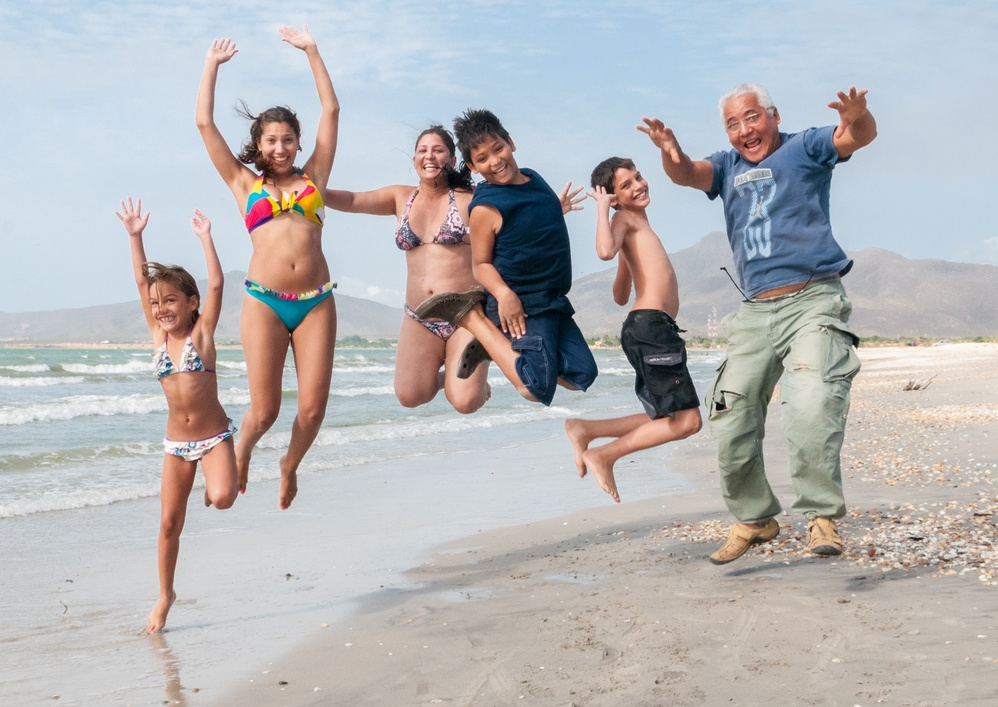
#> input picture Kod/peoples.jpg, 998 x 707 px, shrunk from 2691 x 1905 before the run, given in place of the camera
$ python zad_11.py
#> lines starting #> are read from the running program, lines starting #| are printed output that depends on the picture
import numpy as np
import cv2

# multiple cascades: https://github.com/Itseez/opencv/tree/master/data/haarcascades

face_cascade = cv2.CascadeClassifier('haarcascade_frontalface_default.xml')
cap = cv2.VideoCapture(0)

while 1:
    ret, img = cap.read()
#> img is the input picture: shape (707, 998, 3); mean B, G, R 182.9, 182, 183.4
    gray = cv2.cvtColor(img, cv2.COLOR_BGR2GRAY)
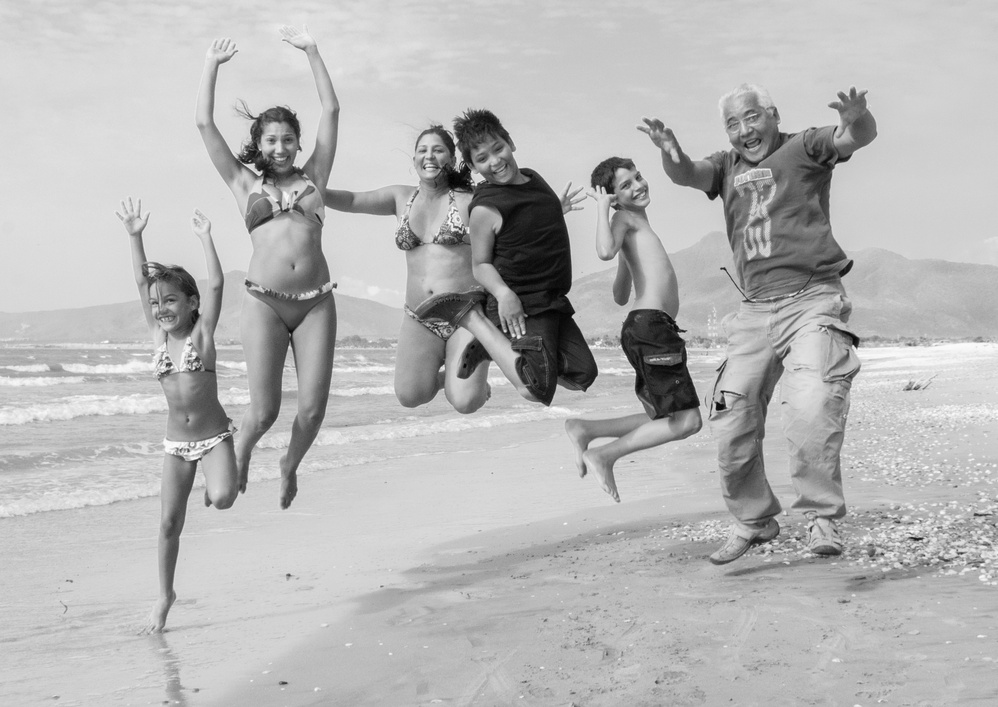
#> gray: shape (707, 998); min 1, max 254, mean 182.5
    faces = face_cascade.detectMultiScale(gray, 1.3, 5)
#> faces = [[408, 132, 45, 45], [254, 122, 50, 50]]


    for (x,y,w,h) in faces:

        crop = img[y:y+h, x:x+w]
        rotated=cv2.rotate(crop, cv2.ROTATE_180)

        cv2.rectangle(rotated,(x,y),(x+w,y+h),(0,0,255),2)
#> this loop made 2 passes
#> pass 1, `crop = img[y:y+h, x:x+w]`:
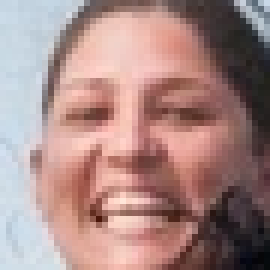
#> crop: shape (45, 45, 3) (shown 6 times larger); mean B, G, R 132.8, 136.1, 167.8
#> pass 1, `rotated=cv2.rotate(crop, cv2.ROTATE_180)`:
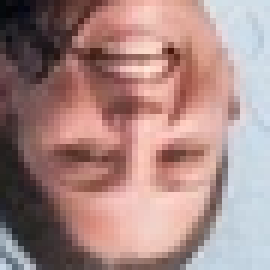
#> rotated: shape (45, 45, 3) (shown 6 times larger); mean B, G, R 132.8, 136.1, 167.8
#> pass 2, `crop = img[y:y+h, x:x+w]`:
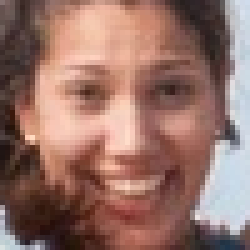
#> crop: shape (50, 50, 3) (shown 5 times larger); mean B, G, R 104.2, 113.7, 150.9
#> pass 2, `rotated=cv2.rotate(crop, cv2.ROTATE_180)`:
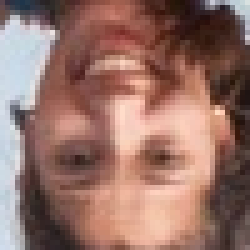
#> rotated: shape (50, 50, 3) (shown 5 times larger); mean B, G, R 104.2, 113.7, 150.9


    cv2.imshow('img',rotated)
    k = cv2.waitKey(30) & 0xff
#> (key Esc is pressed here)
    if k == 27:
        break

cap.release()
cv2.destroyAllWindows()
